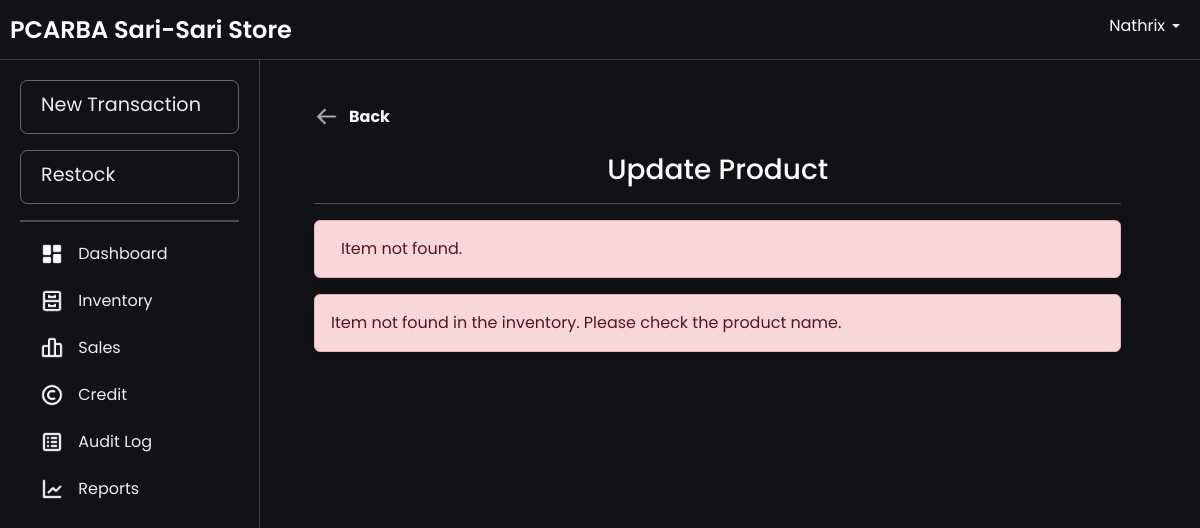
The page /editProduct.php?productName=Magic+Sarap (signed in) on the database as committed earlier.
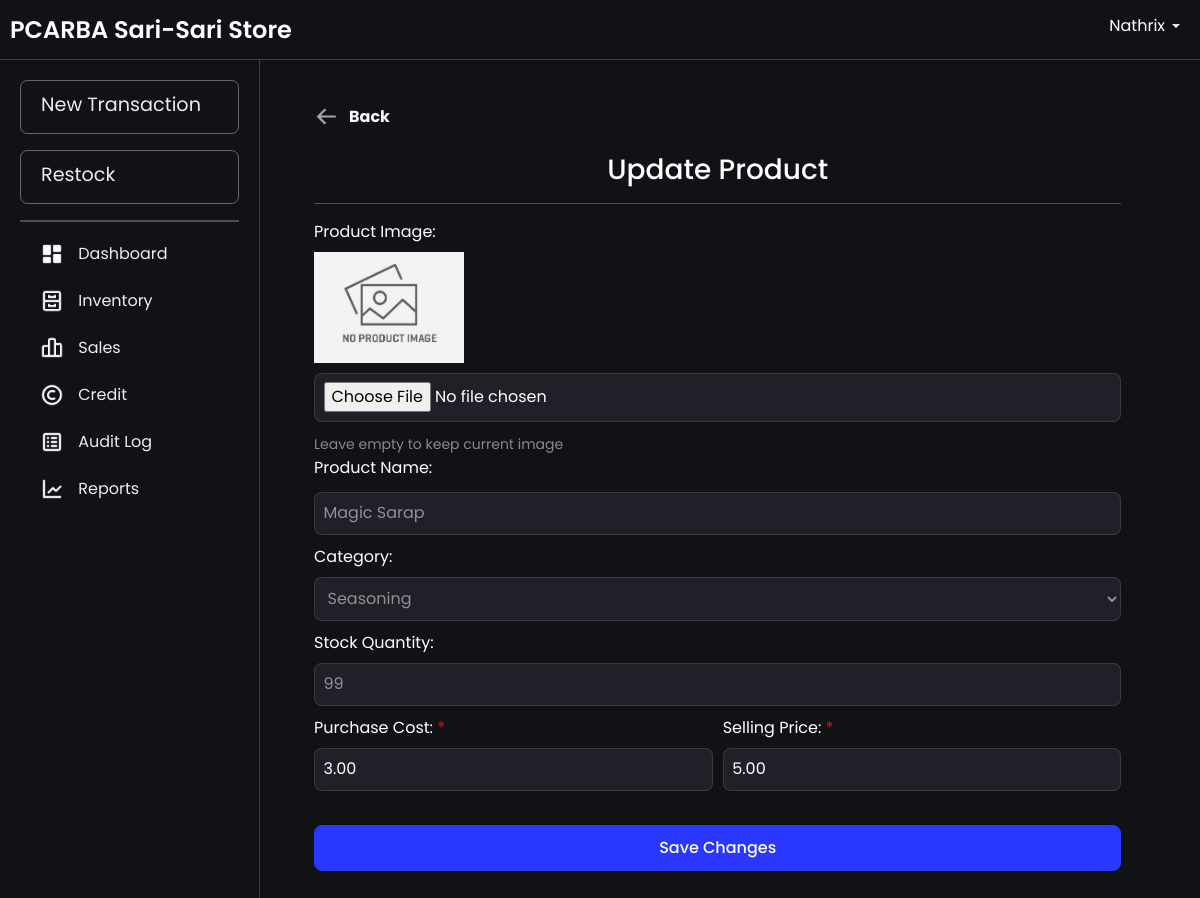
The same page on the database as committed later.
### tables this page shows
CREATE TABLE `products` (
  `productId` int(11) NOT NULL AUTO_INCREMENT,
  `productName` varchar(100) NOT NULL,
  `productCategory` varchar(100) NOT NULL,
  `unitPrice` decimal(10,2) NOT NULL,
  `categoryId` int(11) NOT NULL,
  `unit` enum('pcs','kg','L','pack','mL','doz','m') NOT NULL DEFAULT 'pcs',
  `imagePath` varchar(255) DEFAULT NULL,
  PRIMARY KEY (`productId`),
  KEY `categories_products` (`categoryId`),
  CONSTRAINT `categories_products` FOREIGN KEY (`categoryId`) REFERENCES `categories` (`categoryId`)
);

CREATE TABLE `categories` (
  `categoryId` int(11) NOT NULL AUTO_INCREMENT,
  `categoryName` varchar(40) DEFAULT NULL,
  PRIMARY KEY (`categoryId`)
);

CREATE TABLE `inventory` (
  `inventoryId` int(11) NOT NULL AUTO_INCREMENT,
  `totalStock` int(11) DEFAULT NULL,
  `reorderLevel` int(11) DEFAULT 5,
  `productId` int(11) NOT NULL,
  PRIMARY KEY (`inventoryId`),
  KEY `products_inventory` (`productId`),
  CONSTRAINT `products_inventory` FOREIGN KEY (`productId`) REFERENCES `products` (`productId`) ON DELETE CASCADE ON UPDATE CASCADE
);

CREATE TABLE `batchItem` (
  `batchId` int(11) NOT NULL AUTO_INCREMENT,
  `quantity` int(11) NOT NULL,
  `costPrice` decimal(10,2) NOT NULL,
  `dateAdded` timestamp NOT NULL DEFAULT current_timestamp() ON UPDATE current_timestamp(),
  `productId` int(11) NOT NULL,
  `userId` int(11) NOT NULL,
  PRIMARY KEY (`batchId`),
  KEY `products_batchItem` (`productId`),
  KEY `users_batchItem` (`userId`),
  CONSTRAINT `products_batchItem` FOREIGN KEY (`productId`) REFERENCES `products` (`productId`) ON DELETE CASCADE ON UPDATE CASCADE,
  CONSTRAINT `users_batchItem` FOREIGN KEY (`userId`) REFERENCES `users` (`userId`)
);

### editProduct.php (the view, shortened to what the changed rows need)
<?php
include('db.php');
$categories = [];
$category_sql = "SELECT categoryId, categoryName FROM categories";
$result = $conn->query($category_sql);
if ($result->num_rows > 0) {
    while ($row = $result->fetch_assoc()) {
        $categories[] = $row;
    }
}
$productDetails = null;
if (isset($_GET['productName'])) {
    $productName = $_GET['productName'];
    $fetch_sql = "SELECT p.*, i.totalStock, i.reorderLevel, b.costPrice, c.categoryName AS productCategory, p.imagePath as image FROM products p
                  LEFT JOIN inventory i ON p.productId = i.productId
                  LEFT JOIN batchItem b ON p.productId = b.productId
                  LEFT JOIN categories c ON p.categoryId = c.categoryId
                  WHERE p.productName = ?";
    $stmt = $conn->prepare($fetch_sql);
    $stmt->bind_param("s", $productName);
    $stmt->execute();
    $result = $stmt->get_result();
    if ($result && $result->num_rows > 0) {
        $productDetails = $result->fetch_assoc();
    } else {
        $message = "Item not found.";
        $alert_class = "alert-danger";
    }
}
?>
<!DOCTYPE html>
<html lang="en">
<head>
    <link rel="stylesheet" href="css/bootstrap.min.css">
    <link rel="stylesheet" href="css/layer1.css">
</head>
<body>
    <?php include 'navbar.php'; ?>
    <div class="main-content fade-in">
        <div class="form-container">
            <div class="container">
                <a href="inventory.php" class="btn-back-wrapper">
                    <img src="images/back.png" alt="Another Image" class="btn-back" id="another-image">
                    <b><span>Back</span></b>
                </a>
                <br>
                <h3 class="text-center flex-grow-1 m-0">Update Product</h3>
                <hr style="height: 1px; border: white; color: rgb(255, 255, 255); background-color: rgb(255, 255, 255);">
                <?php if (isset($message)): ?>
                    <div class="alert <?php echo $alert_class; ?>" id="alert">
                        <span><?php echo $message; ?></span>
                    </div>
                <?php endif; ?>
                <?php if ($productDetails): ?>
                    <form method="POST" enctype="multipart/form-data">
                        <div class="form-group">
                            <label for="product_image" class="form-label">Product Image:</label><br>
                            <div style="margin-bottom: 10px;">
                                <?php
                                $currentImagePath = isset($productDetails['image']) && !empty($productDetails['image'])
                                    ? $productDetails['image']
                                    : 'images/no-image.png';
                                ?>
                                <img src="<?php echo htmlspecialchars($currentImagePath); ?>" alt="Current product image" style="max-width: 150px; max-height: 150px; object-fit: contain;">
                            </div>
                            <input type="file" class="form-c" name="product_image" id="product_image" style="width: 100%">
                            <small class="text-mute">Leave empty to keep current image</small>
                        </div>
                        <div class="form-group">
                            <label for="productName" class="form-label">Product Name:</label><br>
                            <input type="text" class="form-c form-text text-mute" name="productName" id="productName" style="width: 100%" value="<?php echo htmlspecialchars($productDetails['productName']); ?>" disabled readonly>
                        </div>
                        <div class="form-row">
                            <div class="form-group">
                                <label for="product_category" class="form-label">Category:</label>
                                <select class="form-selects form-c text-mute" name="product_category" id="product_category" style="width: 100%" disabled readonly>
                                    <?php foreach ($categories as $category): ?>
                                        <option value="<?php echo htmlspecialchars($category['categoryId']); ?>" <?php echo $category['categoryId'] == $productDetails['categoryId'] ? 'selected' : ''; ?>><?php echo htmlspecialchars($category['categoryName']); ?></option>
                                    <?php endforeach; ?>
                                </select>
                            </div>
                        </div>
                        <div class="form-row">
                            <div class="form-group">
                                <label for="quantity" class="form-label">Stock Quantity:</label>
                                <input type="number" class="form-c text-mute" name="quantity" id="quantity" style="width: 100%" value="<?php echo htmlspecialchars($productDetails['totalStock']); ?>" placeholder="Enter quantity" disabled readonly>
                            </div>
                        </div>
                        <div class="form-row">
                            <div class="form-group">
                                <label for="cost_price" class="form-label">Purchase Cost: <span class="required">*</span></label>
                                <input type="number" class="form-c" name="cost_price" id="cost_price" value="<?php echo htmlspecialchars($productDetails['costPrice'] ?? ''); ?>" placeholder="Enter purchase cost" required>
                            </div>
                            <div class="form-group">
                                <label for="unit_price" class="form-label">Selling Price: <span class="required">*</span></label>
                                <input type="number" class="form-c" name="unit_price" id="unit_price" value="<?php echo htmlspecialchars($productDetails['unitPrice']); ?>" placeholder="Enter selling price" required>
                            </div>
                        </div>
                        <br>
                        <div class="d-grid">
                            <button type="submit" name="edit_item" class="btn-primary">Save Changes</button>
                        </div>
                    </form>
                <?php else: ?>
                    <div class="alert alert-danger">
                        Item not found in the inventory. Please check the product name.
                    </div>
                <?php endif; ?>
            </div>
        </div>
    </div>
</body>
</html>

Rows that differ between the two databases and show on the page:
added products: productName "Magic Sarap", product_category "Seasoning", quantity "99", cost_price "3.00", unit_price "5.00"
Other text that changed with them:
$message: "Item not found." → (not shown)
text no longer shown: "Item not found in the inventory. Please check the product name."
text now shown: "Product Image: Leave empty to keep current image Product Name: Category: Stock Quantity: Purchase Cost: * Selling Price: * Save Changes"
